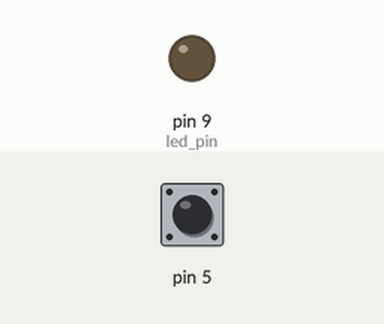
Simulated run of this sketch. Board: Arduino Uno, built with avr-gcc and run on an emulated ATmega328P. Shown: output pins drawn as LEDs (lit = HIGH). Dashed ring = blinking. The test bench sets the inputs (shaded band); at power-on: pin 5 HIGH. No radio packets arrive unless stated.

Above: at 1.2 s.
1.3 s: pin 5 pulled LOW for 3.2 s
At 2.57 s:
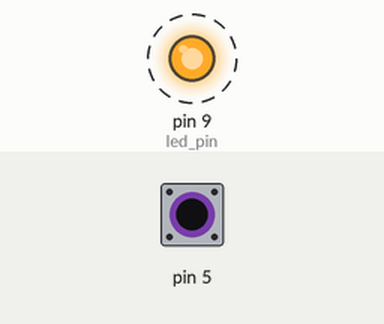
Timing chart, 0 to 5.3 s (numbered marks = the images above; inputs shaded):
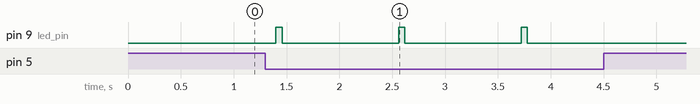

The sketch:

transmitter.ino
```cpp
// (licence header left out)
#include <VirtualWire.h>

const int led_pin = 9;
const int transmit_pin = 12;


void setup()
{
    // Initialise the IO and ISR
    vw_set_tx_pin(transmit_pin);


    vw_setup(2000);       // Bits per sec
    pinMode(led_pin, OUTPUT);
    pinMode(5, INPUT_PULLUP);
}

byte count = 1;

void loop()
{
  char msg[7] = {'h','e','l','l','o',' ','#'};

  msg[6] = count;
  if(digitalRead(5) == LOW){
    delay(100);
  digitalWrite(led_pin, HIGH); // Flash a light to show transmitting
  vw_send((uint8_t *)msg, 7);
  vw_wait_tx(); // Wait until the whole message is gone
  digitalWrite(led_pin, LOW);
  delay(1000);
  count = count + 1;
  }
}
```

Measured:
- after the input at 1.3 s, pin 9 (led_pin): alternates HIGH for 0.06 s and LOW for 1.1 s, 6 changes in all, then stays LOW, starting after 0.10 s
